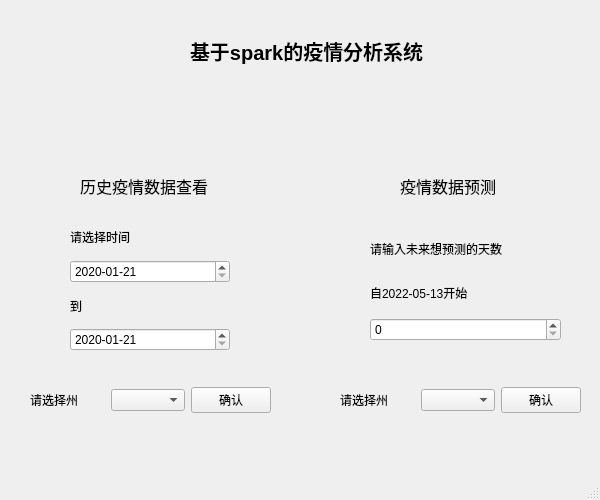
<?xml version="1.0" encoding="UTF-8"?>
<ui version="4.0">
 <class>MainWindow</class>
 <widget class="QMainWindow" name="MainWindow">
  <property name="geometry">
   <rect>
    <x>0</x>
    <y>0</y>
    <width>600</width>
    <height>500</height>
   </rect>
  </property>
  <property name="windowTitle">
   <string>MainWindow</string>
  </property>
  <widget class="QWidget" name="centralwidget">
   <widget class="QWidget" name="verticalLayoutWidget">
    <property name="geometry">
     <rect>
      <x>70</x>
      <y>220</y>
      <width>160</width>
      <height>131</height>
     </rect>
    </property>
    <layout class="QVBoxLayout" name="verticalLayout">
     <item>
      <widget class="QLabel" name="label_2">
       <property name="text">
        <string>请选择时间</string>
       </property>
      </widget>
     </item>
     <item>
      <widget class="QDateEdit" name="dateEdit">
       <property name="maximumDate">
        <date>
         <year>2022</year>
         <month>5</month>
         <day>13</day>
        </date>
       </property>
       <property name="minimumDate">
        <date>
         <year>2020</year>
         <month>1</month>
         <day>21</day>
        </date>
       </property>
       <property name="displayFormat">
        <string>yyyy-MM-dd</string>
       </property>
      </widget>
     </item>
     <item>
      <widget class="QLabel" name="label_3">
       <property name="text">
        <string>到</string>
       </property>
      </widget>
     </item>
     <item>
      <widget class="QDateEdit" name="dateEdit_2">
       <property name="maximumDate">
        <date>
         <year>2022</year>
         <month>5</month>
         <day>13</day>
        </date>
       </property>
       <property name="minimumDate">
        <date>
         <year>2020</year>
         <month>1</month>
         <day>21</day>
        </date>
       </property>
       <property name="displayFormat">
        <string>yyyy-MM-dd</string>
       </property>
      </widget>
     </item>
    </layout>
   </widget>
   <widget class="QWidget" name="horizontalLayoutWidget">
    <property name="geometry">
     <rect>
      <x>30</x>
      <y>360</y>
      <width>241</width>
      <height>80</height>
     </rect>
    </property>
    <layout class="QHBoxLayout" name="horizontalLayout">
     <item>
      <widget class="QLabel" name="label">
       <property name="text">
        <string>请选择州</string>
       </property>
      </widget>
     </item>
     <item>
      <widget class="QComboBox" name="comboBox">
       <property name="maxVisibleItems">
        <number>50</number>
       </property>
      </widget>
     </item>
     <item>
      <widget class="QPushButton" name="pushButton">
       <property name="text">
        <string>确认</string>
       </property>
      </widget>
     </item>
    </layout>
   </widget>
   <widget class="QLabel" name="label_4">
    <property name="geometry">
     <rect>
      <x>190</x>
      <y>20</y>
      <width>251</width>
      <height>61</height>
     </rect>
    </property>
    <property name="font">
     <font>
      <pointsize>15</pointsize>
      <weight>75</weight>
      <bold>true</bold>
     </font>
    </property>
    <property name="layoutDirection">
     <enum>Qt::LeftToRight</enum>
    </property>
    <property name="autoFillBackground">
     <bool>false</bool>
    </property>
    <property name="text">
     <string>基于spark的疫情分析系统</string>
    </property>
   </widget>
   <widget class="QLabel" name="label_5">
    <property name="geometry">
     <rect>
      <x>80</x>
      <y>160</y>
      <width>131</width>
      <height>51</height>
     </rect>
    </property>
    <property name="font">
     <font>
      <pointsize>12</pointsize>
     </font>
    </property>
    <property name="text">
     <string>历史疫情数据查看</string>
    </property>
   </widget>
   <widget class="QLabel" name="label_6">
    <property name="geometry">
     <rect>
      <x>400</x>
      <y>160</y>
      <width>111</width>
      <height>51</height>
     </rect>
    </property>
    <property name="font">
     <font>
      <pointsize>12</pointsize>
     </font>
    </property>
    <property name="text">
     <string>疫情数据预测</string>
    </property>
   </widget>
   <widget class="QWidget" name="verticalLayoutWidget_2">
    <property name="geometry">
     <rect>
      <x>370</x>
      <y>230</y>
      <width>191</width>
      <height>111</height>
     </rect>
    </property>
    <layout class="QVBoxLayout" name="verticalLayout_3">
     <item>
      <widget class="QLabel" name="label_7">
       <property name="text">
        <string>请输入未来想预测的天数</string>
       </property>
      </widget>
     </item>
     <item>
      <widget class="QLabel" name="label_8">
       <property name="text">
        <string>自2022-05-13开始</string>
       </property>
      </widget>
     </item>
     <item>
      <widget class="QSpinBox" name="spinBox"/>
     </item>
    </layout>
   </widget>
   <widget class="QWidget" name="horizontalLayoutWidget_2">
    <property name="geometry">
     <rect>
      <x>340</x>
      <y>360</y>
      <width>241</width>
      <height>80</height>
     </rect>
    </property>
    <layout class="QHBoxLayout" name="horizontalLayout_2">
     <item>
      <widget class="QLabel" name="label_9">
       <property name="text">
        <string>请选择州</string>
       </property>
      </widget>
     </item>
     <item>
      <widget class="QComboBox" name="comboBox_2">
       <property name="maxVisibleItems">
        <number>50</number>
       </property>
      </widget>
     </item>
     <item>
      <widget class="QPushButton" name="pushButton_2">
       <property name="text">
        <string>确认</string>
       </property>
      </widget>
     </item>
    </layout>
   </widget>
  </widget>
  <widget class="QMenuBar" name="menubar">
   <property name="geometry">
    <rect>
     <x>0</x>
     <y>0</y>
     <width>600</width>
     <height>22</height>
    </rect>
   </property>
  </widget>
  <widget class="QStatusBar" name="statusbar"/>
 </widget>
 <resources/>
 <connections/>
</ui>
